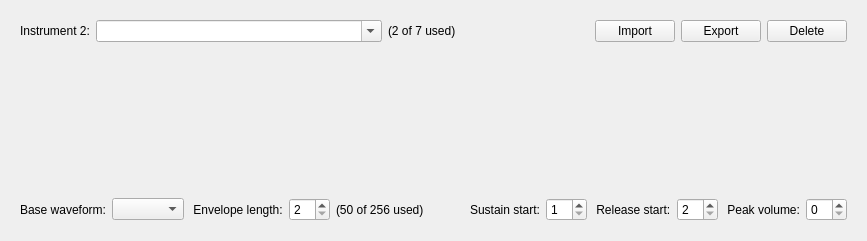
      <widget class="InstrumentsTab" name="tabInstruments">
       <property name="sizePolicy">
        <sizepolicy hsizetype="Expanding" vsizetype="Expanding">
         <horstretch>0</horstretch>
         <verstretch>0</verstretch>
        </sizepolicy>
       </property>
       <property name="focusPolicy">
        <enum>Qt::StrongFocus</enum>
       </property>
       <attribute name="title">
        <string>Instruments</string>
       </attribute>
       <layout class="QVBoxLayout" name="verticalLayout_2">
        <item>
         <widget class="QWidget" name="widget" native="true">
          <layout class="QHBoxLayout" name="horizontalLayout">
           <item>
            <widget class="QLabel" name="labelInstrumentNumber">
             <property name="text">
              <string>Instrument 2:</string>
             </property>
            </widget>
           </item>
           <item>
            <widget class="QComboBox" name="comboBoxInstruments">
             <property name="editable">
              <bool>true</bool>
             </property>
             <property name="insertPolicy">
              <enum>QComboBox::InsertAtCurrent</enum>
             </property>
             <property name="minimumContentsLength">
              <number>32</number>
             </property>
            </widget>
           </item>
           <item>
            <widget class="QLabel" name="labelInstrumentsUsed">
             <property name="text">
              <string>(2 of 7 used)</string>
             </property>
            </widget>
           </item>
           <item>
            <spacer name="horizontalSpacer">
             <property name="orientation">
              <enum>Qt::Horizontal</enum>
             </property>
             <property name="sizeHint" stdset="0">
              <size>
               <width>40</width>
               <height>20</height>
              </size>
             </property>
            </spacer>
           </item>
           <item>
            <widget class="QPushButton" name="buttonInstrumentImport">
             <property name="text">
              <string>Import</string>
             </property>
            </widget>
           </item>
           <item>
            <widget class="QPushButton" name="buttonInstrumentExport">
             <property name="text">
              <string>Export</string>
             </property>
            </widget>
           </item>
           <item>
            <widget class="QPushButton" name="buttonInstrumentDelete">
             <property name="text">
              <string>Delete</string>
             </property>
            </widget>
           </item>
          </layout>
         </widget>
        </item>
        <item>
         <spacer name="verticalSpacer_2">
          <property name="orientation">
           <enum>Qt::Vertical</enum>
          </property>
          <property name="sizeHint" stdset="0">
           <size>
            <width>20</width>
            <height>40</height>
           </size>
          </property>
         </spacer>
        </item>
        <item alignment="Qt::AlignHCenter">
         <widget class="EnvelopeShaper" name="volumeShaper" native="true"/>
        </item>
        <item>
         <spacer name="verticalSpacer_3">
          <property name="orientation">
           <enum>Qt::Vertical</enum>
          </property>
          <property name="sizeHint" stdset="0">
           <size>
            <width>20</width>
            <height>40</height>
           </size>
          </property>
         </spacer>
        </item>
        <item alignment="Qt::AlignHCenter">
         <widget class="EnvelopeShaper" name="frequencyShaper" native="true"/>
        </item>
        <item>
         <spacer name="verticalSpacer">
          <property name="orientation">
           <enum>Qt::Vertical</enum>
          </property>
          <property name="sizeHint" stdset="0">
           <size>
            <width>20</width>
            <height>40</height>
           </size>
          </property>
         </spacer>
        </item>
        <item>
         <widget class="QWidget" name="widget_2" native="true">
          <layout class="QHBoxLayout" name="horizontalLayout_2">
           <item>
            <widget class="QLabel" name="label_3">
             <property name="text">
              <string>Base waveform:</string>
             </property>
            </widget>
           </item>
           <item>
            <widget class="QComboBox" name="comboBoxWaveforms">
             <property name="currentIndex">
              <number>-1</number>
             </property>
             <property name="maxVisibleItems">
              <number>11</number>
             </property>
            </widget>
           </item>
           <item>
            <widget class="QLabel" name="labelInstrumentEnvelopeLength">
             <property name="text">
              <string> Envelope length:</string>
             </property>
            </widget>
           </item>
           <item>
            <widget class="QSpinBox" name="spinBoxInstrumentEnvelopeLength">
             <property name="minimum">
              <number>2</number>
             </property>
             <property name="maximum">
              <number>99</number>
             </property>
            </widget>
           </item>
           <item>
            <widget class="QLabel" name="labelWaveformFramesUsed">
             <property name="text">
              <string>(50 of 256 used)</string>
             </property>
            </widget>
           </item>
           <item>
            <spacer name="horizontalSpacer_2">
             <property name="orientation">
              <enum>Qt::Horizontal</enum>
             </property>
             <property name="sizeHint" stdset="0">
              <size>
               <width>40</width>
               <height>20</height>
              </size>
             </property>
            </spacer>
           </item>
           <item>
            <widget class="QLabel" name="label_6">
             <property name="text">
              <string>Sustain start:</string>
             </property>
            </widget>
           </item>
           <item>
            <widget class="QSpinBox" name="spinBoxSustainStart">
             <property name="minimum">
              <number>1</number>
             </property>
            </widget>
           </item>
           <item>
            <widget class="QLabel" name="label_7">
             <property name="text">
              <string> Release start:</string>
             </property>
            </widget>
           </item>
           <item>
            <widget class="QSpinBox" name="spinBoxReleaseStart">
             <property name="minimum">
              <number>2</number>
             </property>
            </widget>
           </item>
           <item>
            <widget class="QLabel" name="label">
             <property name="text">
              <string> Peak volume:</string>
             </property>
            </widget>
           </item>
           <item>
            <widget class="QSpinBox" name="spinBoxInstrumentVolume">
             <property name="maximum">
              <number>15</number>
             </property>
            </widget>
           </item>
          </layout>
         </widget>
        </item>
       </layout>
      </widget>
